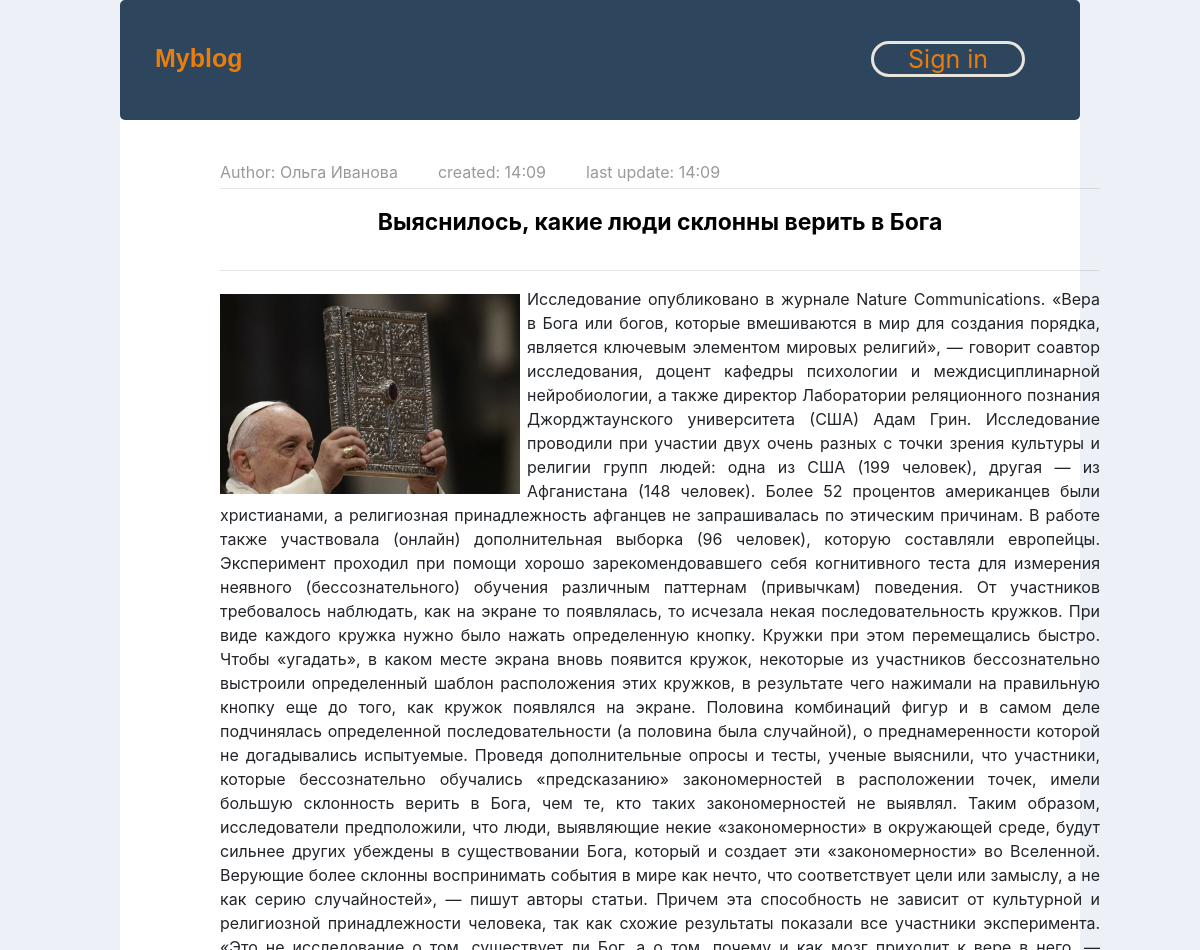
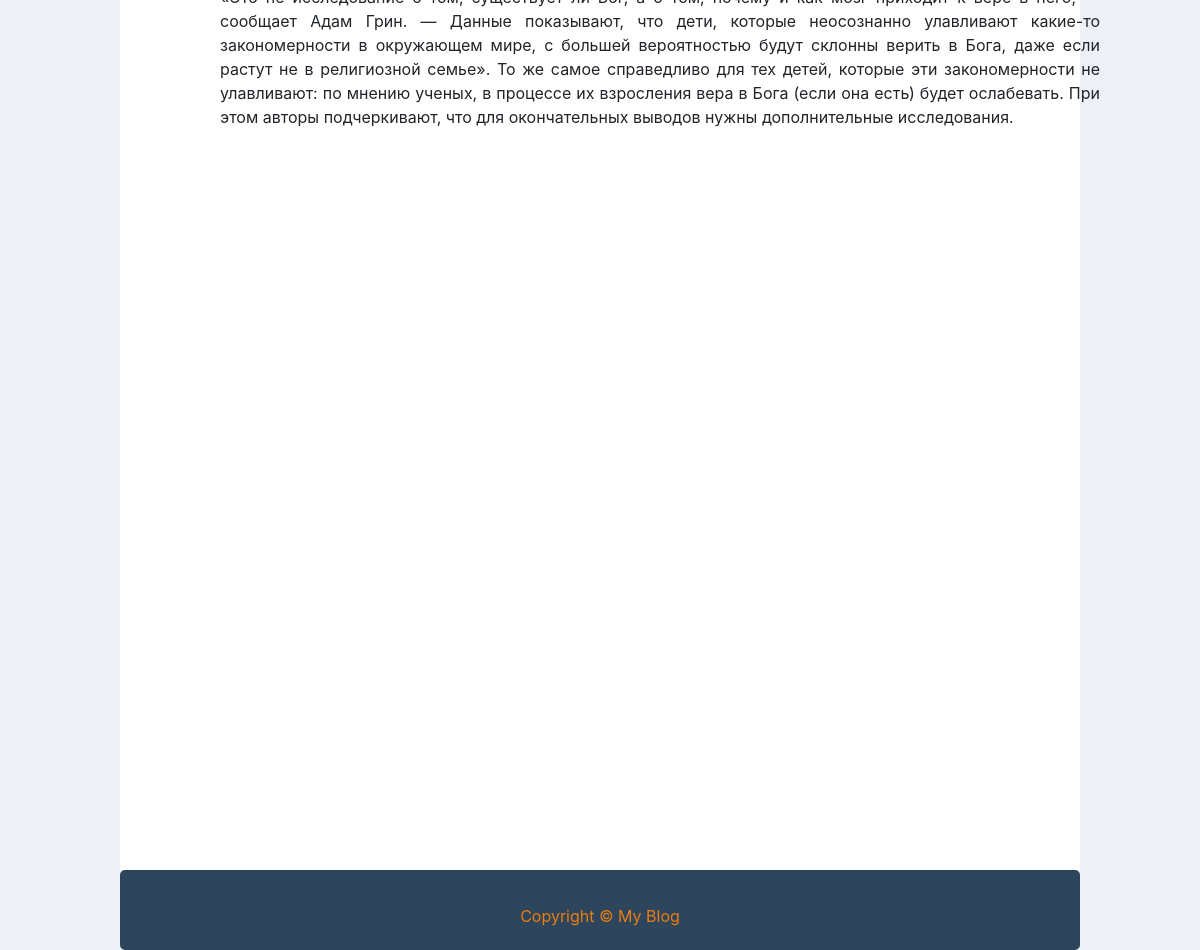
Page /article/3 on the committed database (2 pictures, top to bottom).
### myblog/models.py (models this page shows, shortened)
class Article(models.Model):
	title = models.CharField(max_length=250,blank=True, null=True)
	author = models.CharField(max_length=250,blank=True, null=True)
	dt_article = models.DateTimeField(auto_now_add=True)
	description = models.TextField(blank=True, null=True)
	short_description = models.CharField(max_length=120,blank=True, null=True)
	image = models.ImageField(upload_to='media/uploads/')
	published = models.DateTimeField(blank=True, null=True)
	created = models.DateTimeField(blank=True, null=True)
	updated = models.DateTimeField(blank=True, auto_now=True, null=True)
	is_active = models.BooleanField(default=True)
	class Meta:
		verbose_name = 'Article'
		verbose_name_plural = 'Articles'

### myblog/views.py (the view)
# urls.py: path('article/<int:id_article>', views.article, name='article'),
def article(request, id_article):
	article = Article.objects.get(id=id_article)
	url = 'article.html'
	return render(request, url, {'article':article})

### templates/article.html
{% extends  'base_page.html' %}
{% load static %}
{% block content %}
<div class="article">
	<div class="meta-info">
		<div class="meta-info-art">Author: {{ article.author }}</div>
		<div class="meta-info-art">created: {{ article.published|time:"H:i" }}</div>
		<div class="meta-info-art">last update: {{ article.updated|time:"H:i" }}</div>
	</div>
	<hr class="article-hr">
	<div class="article-title">
		{{ article.title }}
	</div>
	<hr>
	<div class="article-content">
		<img src="{{article.image.url}}" class="img-article">
		{{ article.description }}
	</div>
</div>
{% endblock %}

### static/css/main.css (style rules this page uses)
body { background-color: white; width: 80%; margin: auto !important; }
html { padding:0; margin-top: 0px; background-color: #edf0f6; }
.meta-info { display: inline-flex; height: 28px; margin-bottom: 0px; }
.meta-info-art { font: inherit; vertical-align: baseline; color: #999; align-items: stretch; display: flex; margin-right: 40px; width: auto; }
.article-hr { margin-top: 0rem !important; }
.article-title { font-size: 23px; color: black; text-align: center; margin-bottom: 30px; font-weight: bold; }
.article-content { text-align: justify; }
.img-article { float: left; width: 300px; margin: 7px 7px 7px 0; }

### rows in the picture
Article: author "Ольга Иванова", published "14:09", updated "14:09", title "Выяснилось, какие люди склонны верить в Бога", image (picture), description "Исследование опубликовано в журнале Nature Communications. «Вера в Бога или богов, которые вмешиваются в мир для создания порядка, является ключевым элементом мировых религий», — говорит соавтор исследования, доцент кафедры психологии и междисциплинарной нейробиологии, а также директор Лаборатории реляционного познания Джорджтаунского университета (США) Адам Грин. Исследование проводили при участии двух очень разных с точки зрения культуры и религии групп людей: одна из США (199 человек), другая — из Афганистана (148 человек). Более 52 процентов американцев были христианами, а религиозная принадлежность афганцев не запрашивалась по этическим причинам. В работе также участвовала (онлайн)…"
